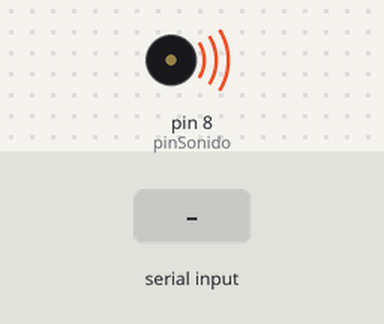
A sketch run on a simulated Arduino Uno, built with avr-gcc and run on an emulated ATmega328P. On the bench: buzzer (waves = sounding). The inputs (shaded band) are chosen by the test bench.

Above: at 1.2 s.
1.3 s: "90,45\n" received over Serial
At 2.8 s:
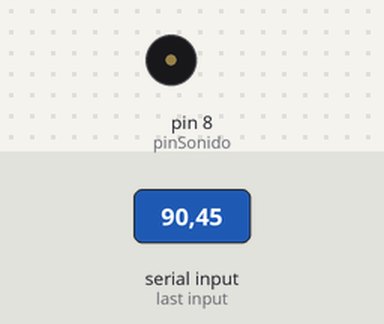
Timing chart, 0 to 4.3 s (numbered marks = the images above; inputs shaded):
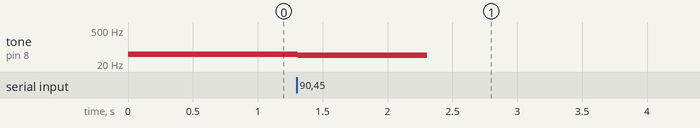

The sketch:

A021_altavoz_tone.ino
```cpp
/*
 * Controlar un altavoz utilizando el monitor
 * 2014. Arduino Gran Canaria.
 */

// Inicializacion de variables
#define pinSonido 8
String cadena;
float periodo = 50;
int periodo_entero;

// Inicializacion del sistema
void setup() {
  // Inicializar el pin de sonido como salida
  pinMode(pinSonido, OUTPUT);
  // Inicializar Serial
  Serial.begin(9600);
}

// Bucle principal
void loop() {
  // ¿Hay datos disponibles del monitor?
  if (Serial.available()) {
    // Leer entero desde el monitor
    periodo = Serial.parseInt();
  }
  // Tocar "periodo" en pinSonido
  tone(pinSonido, periodo);
}
```

Measured:
- after the input at 1.3 s, tone on pin 8 (pinSonido): 50 Hz → 45 Hz at once, → silent 1.0 s later
